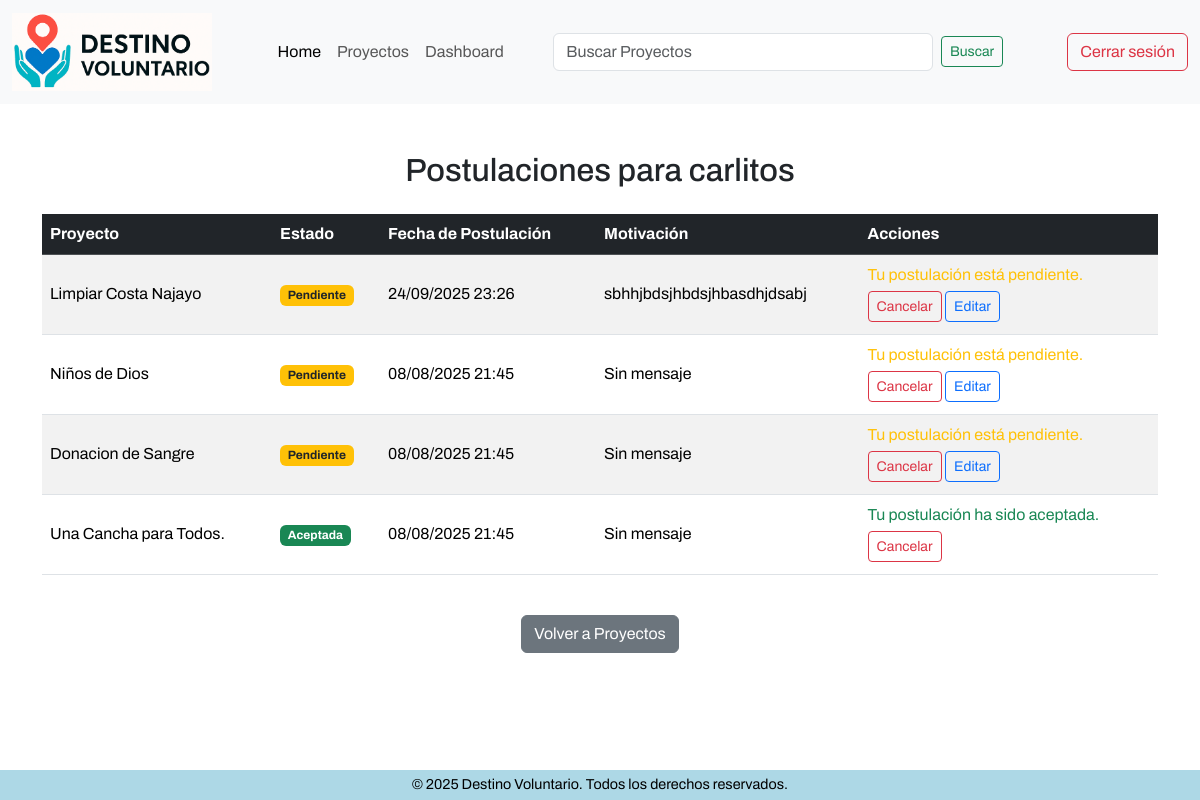
The page /postulaciones/listar_voluntario/ (signed in) on the database as committed earlier.
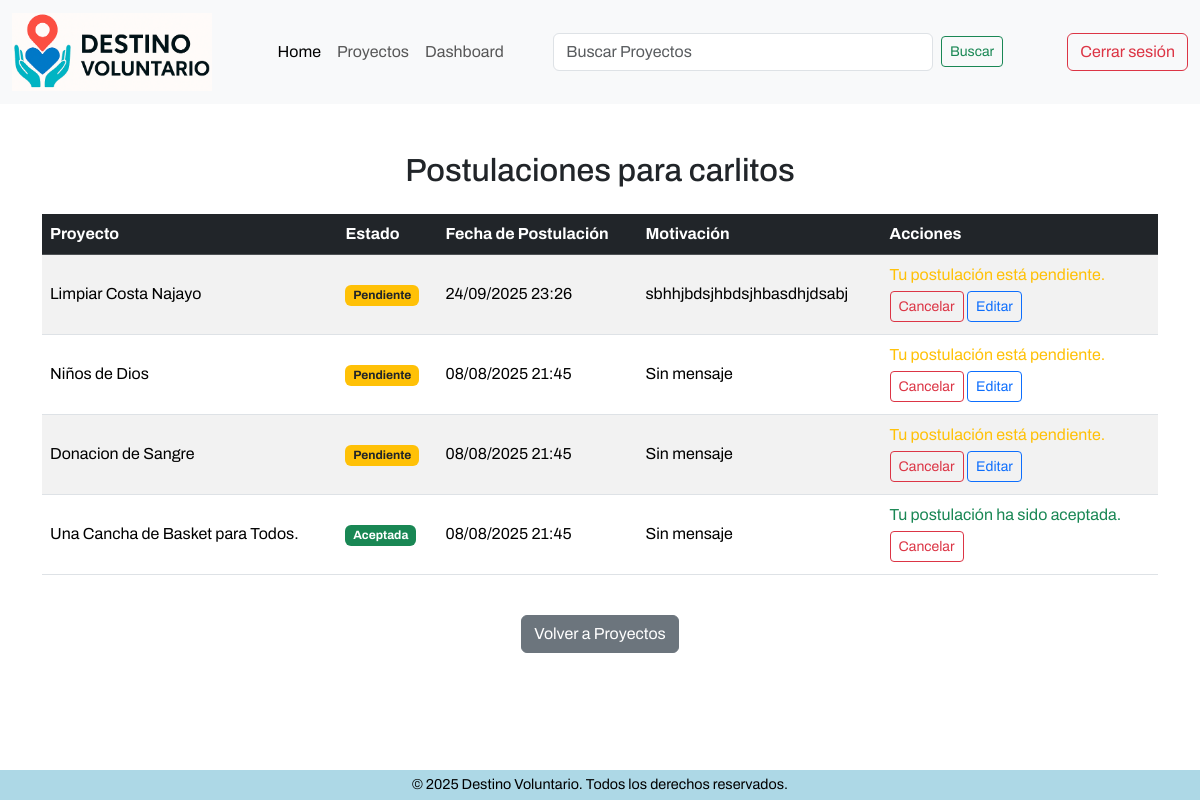
The same page on the database as committed later.
### apps/postulaciones/models.py (models this page shows, shortened)
class Postulacion(models.Model):
    ESTADOS = [
        ('pendiente', 'Pendiente'),
        ('aceptada', 'Aceptada'),
        ('rechazada', 'Rechazada'),
    ]
    voluntario = models.ForeignKey(Usuario, on_delete=models.CASCADE, limit_choices_to={'role': 'voluntario'})
    proyecto = models.ForeignKey(Proyecto, on_delete=models.CASCADE)
    motivation = models.TextField(blank=True, null=True)
    status = models.CharField(max_length=20, choices=ESTADOS, default='pendiente')
    applied_at = models.DateTimeField(auto_now_add=True)
    class Meta:
        unique_together = ('voluntario', 'proyecto') # Solo una postulación por voluntario y proyecto
        ordering = ['-applied_at'] # Ordenar por fecha de postulación descendente

### apps/proyectos/models.py (models this page shows, shortened)
class Proyecto(models.Model):
    ESTADOS = [
        ('activo', 'Activo'),
        ('cerrado', 'Cerrado'),
        ('evaluacion', 'En Evaluación'),
        ('finalizado', 'Finalizado'),
        ('cancelado', 'Cancelado'),
        ('reactivado', 'Reactivado'),
    ]
    organizacion = models.ForeignKey(Organizacion, on_delete=models.CASCADE)
    title = models.CharField(max_length=255)
    description = models.TextField()
    location = models.CharField(max_length=255)
    image = models.ImageField(upload_to='proyectos/', blank=True, null=True)
    start_date = models.DateField()
    end_date = models.DateField()
    status = models.CharField(max_length=20, choices=ESTADOS, default='activo')

### apps/postulaciones/views.py (the view)
# urls.py: path('listar_voluntario/', views.listar_postulaciones_voluntario, name='listar_postulaciones_voluntario'),
@login_required
def listar_postulaciones_voluntario(request):
    user = request.user
    if user.role != 'voluntario':
        return redirect('dashboard')
    postulaciones = Postulacion.objects.filter(voluntario=user)
    return render(request, 'postulaciones/listar_postulaciones_voluntario.html', {'postulaciones': postulaciones})

### templates/postulaciones/listar_postulaciones_voluntario.html (shortened to what this page needs)
{% extends '../components/base.html' %}
{% block template %}
{% include '../components/navbar.html' %}
<div class="container my-5">
    {% if not user.is_authenticated %}
        <div class="text-center">
            <p>Debes iniciar sesión para ver tus postulaciones.</p>
            <p><a href="{% url 'login' %}" class="btn btn-primary">Iniciar sesión</a></p>
        </div>
    {% elif user.role != 'voluntario' %}
        <div class="text-center">
            <p>Solo los voluntarios pueden ver sus postulaciones.</p>
        </div>
    {% else %}
    <h2 class="mb-4 text-center">Postulaciones para {{ user.username }}</h2>
    <div class="table-responsive">
        <table class="table table-striped table-hover align-middle">
            <thead class="table-dark">
                <tr>
                    <th>Proyecto</th>
                    <th>Estado</th>
                    <th>Fecha de Postulación</th>
                    <th>Motivación</th>
                    <th>Acciones</th>
                </tr>
            </thead>
            <tbody>
                {% for postulacion in postulaciones %}
                <tr>
                    <td>{{ postulacion.proyecto.title }}</td>
                    <td>
                        {% if postulacion.status == 'pendiente' %}
                            <span class="badge bg-warning text-dark">Pendiente</span>
                        {% elif postulacion.status == 'aceptada' %}
                            <span class="badge bg-success">Aceptada</span>
                        {% elif postulacion.status == 'rechazada' %}
                            <span class="badge bg-danger">Rechazada</span>
                        {% else %}
                            <span class="badge bg-secondary">{{ postulacion.status }}</span>
                        {% endif %}
                    </td>
                    <td>{{ postulacion.applied_at|date:"d/m/Y H:i" }}</td>
                    <td>{{ postulacion.motivation|default:"Sin mensaje" }}</td>
                    <td>
                        {% if user.is_authenticated and user.role == 'voluntario' %}
                            {% if postulacion.status == 'pendiente' %}
                                <span class="d-block mb-1 text-warning">Tu postulación está pendiente.</span>
                                <a href="{% url 'cancelar_postulacion' postulacion.id %}" class="btn btn-sm btn-outline-danger mb-1">Cancelar</a>
                                <a href="{% url 'editar_postulacion' postulacion.id %}" class="btn btn-sm btn-outline-primary mb-1">Editar</a>
                            {% elif postulacion.status == 'aceptada' %}
                                <span class="d-block mb-1 text-success">Tu postulación ha sido aceptada.</span>
                                <a href="{% url 'cancelar_postulacion' postulacion.id %}" class="btn btn-sm btn-outline-danger mb-1">Cancelar</a>
                            {% elif postulacion.status == 'rechazada' %}
                                <span class="d-block mb-1 text-danger">Tu postulación ha sido rechazada.</span>
                                <a href="{% url 'crear_postulacion' postulacion.proyecto.id %}" class="btn btn-sm btn-outline-success mb-1">Re-Inscribirse</a>
                            {% endif %}
                        {% endif %}
                    </td>
                </tr>
                {% empty %}
                <tr>
                    <td colspan="5" class="text-center text-muted">No hay postulaciones para este proyecto.</td>
                </tr>
                {% endfor %}
            </tbody>
        </table>
    </div>
    {% endif %}
    <div class="text-center mt-4">
        <a href="{% url 'dashboard' %}" class="btn btn-secondary">Volver a Proyectos</a>
    </div>
</div>
{% include '../components/footer.html' %}
{% endblock %}

Rows that differ between the two databases and show on the page:
changed through a linked row, Postulacion: proyecto "Una Cancha para Todos." → "Una Cancha de Basket para Todos."
